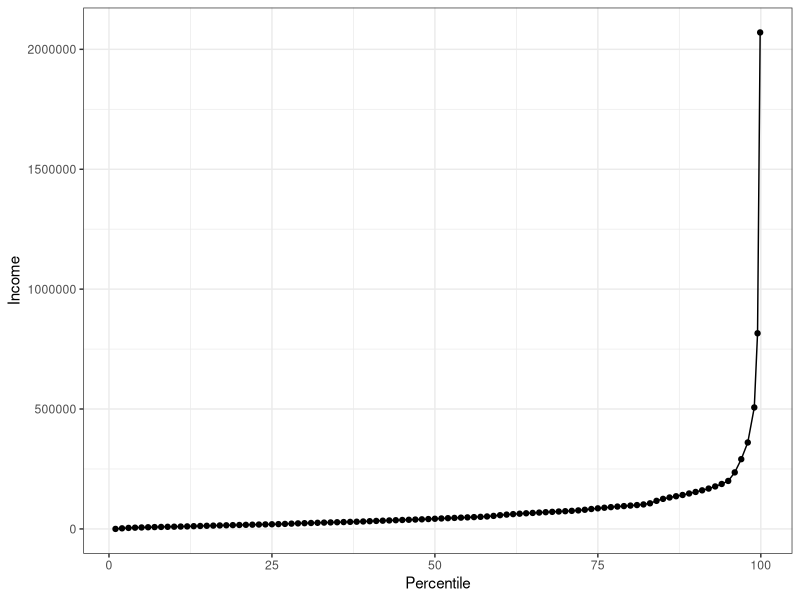
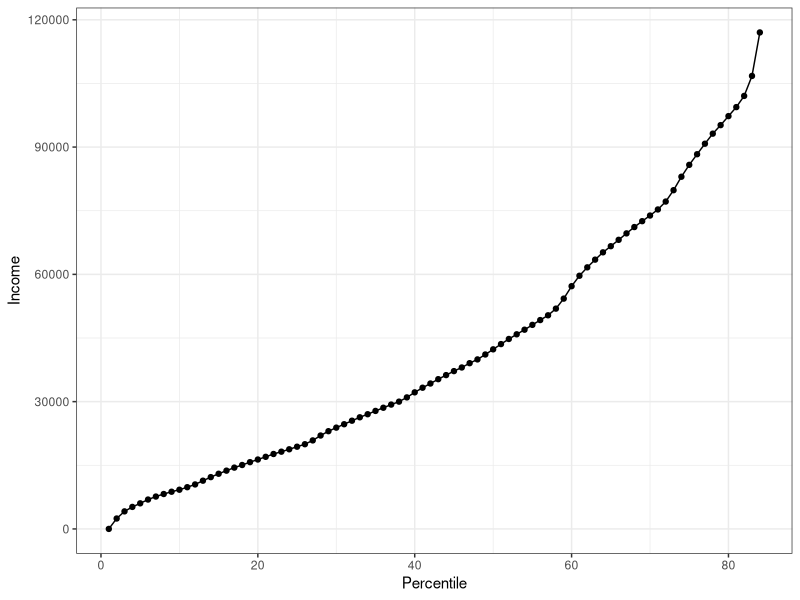
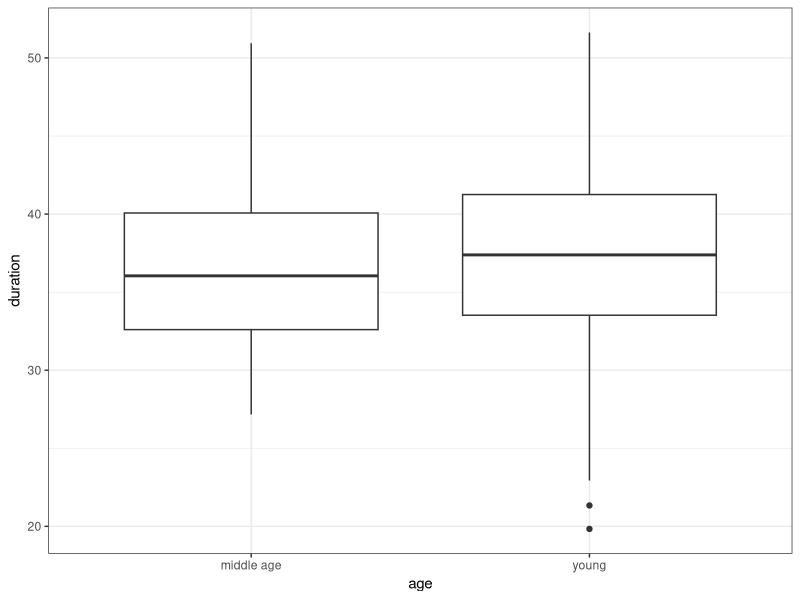
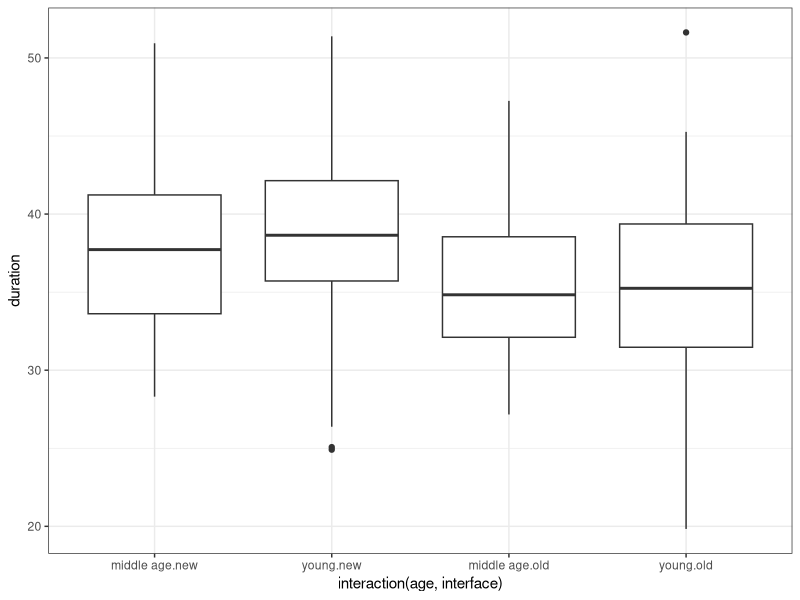

Source code (R) for these figures, in order:
## ---- chunk 1
library(ggplot2)
d = read.csv('../datasets/income_percentile.csv')
ggplot(aes(percentile, Income),data=d) + geom_point() + geom_line() + scale_x_continuous('Percentile') + scale_y_continuous('Income')  + theme_bw()
## ---- chunk 2
ggplot(aes(percentile, Income), data=subset(d, percentile<85)) + 
  geom_point() + geom_line() + scale_x_continuous('Percentile') + scale_y_continuous('Income')  + theme_bw()
## ---- chunk 3
d = read.csv('../datasets/ui_study.csv')
library(ggplot2)
ggplot(aes(x=age, y=duration),data=d) + geom_boxplot() + theme_bw()
## ---- chunk 4
ggplot(aes(x=interaction(age,interface), y=duration),data=d) + geom_boxplot() + theme_bw()
